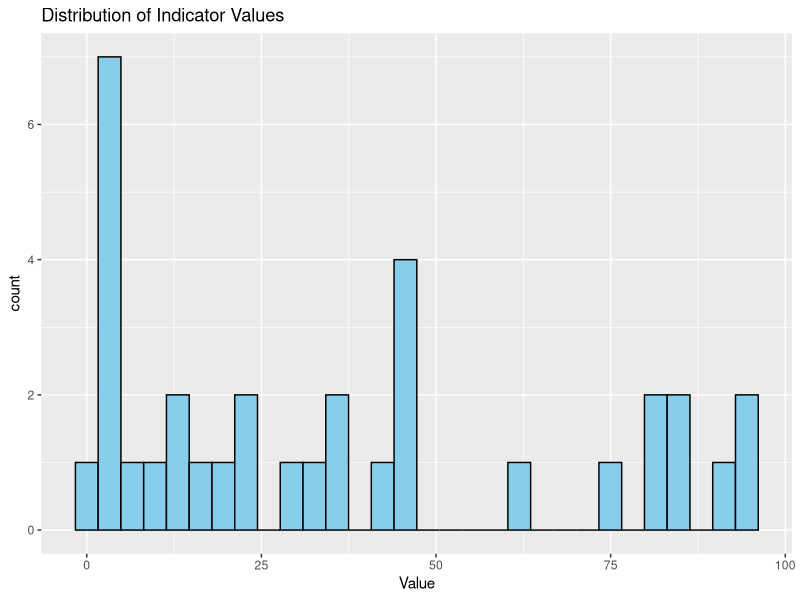
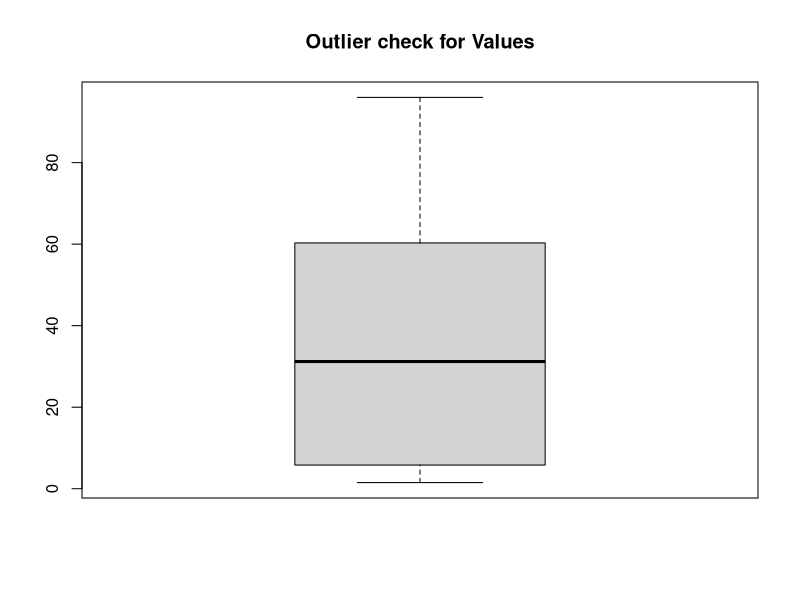
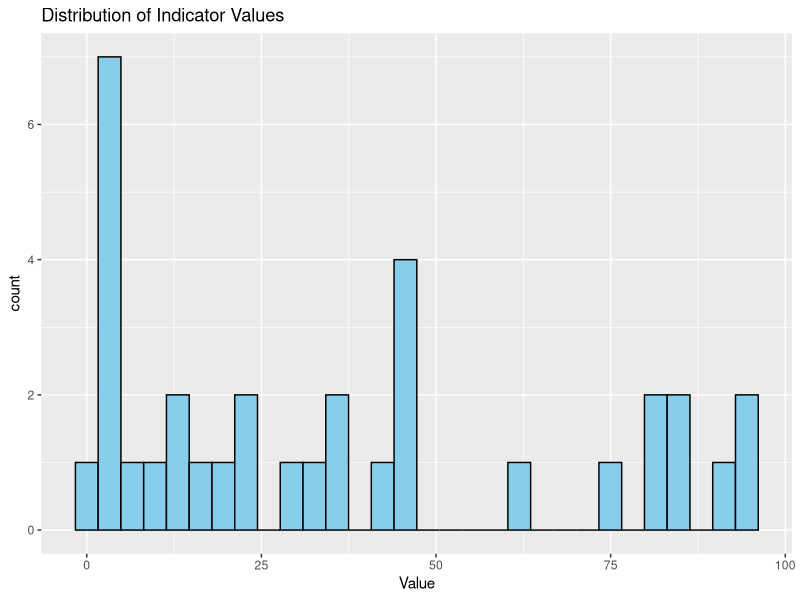

The R source for these figures, in order:
## ---- chunk 1
library(readr)
library(ggplot2)
library(dplyr)
library(here)

getwd()
list.files("data/raw_data")
## ---- chunk 2
cop_df <- read_csv(here("raw_data", "covid-19-prevention_national_zaf.csv"))
## ---- chunk 3
head(cop_df, 10)

tail(cop_df, 10)
## ---- chunk 4
dim(cop_df)
## ---- chunk 5
summary(cop_df)
## ---- chunk 6
cop_df$Value <- as.numeric(cop_df$Value)
## ---- chunk 7
sum(duplicated(cop_df))
## ---- chunk 8
colSums(is.na(cop_df))
round(colMeans(is.na(cop_df)) * 100, 2)
## ---- chunk 9
sapply(cop_df, function(x) length(unique(x)))

## ---- chunk 10
#Histogram of Values

ggplot(cop_df, aes(x = Value)) +
geom_histogram(bins = 30, fill = "skyblue", color = "black") +
  labs(title = "Distribution of Indicator Values")
ggsave("../outputs/visuals/covid_rate_histo.png", width = 6, height = 4)


#Outliers
boxplot(cop_df$Value, main = "Outlier check for Values")
